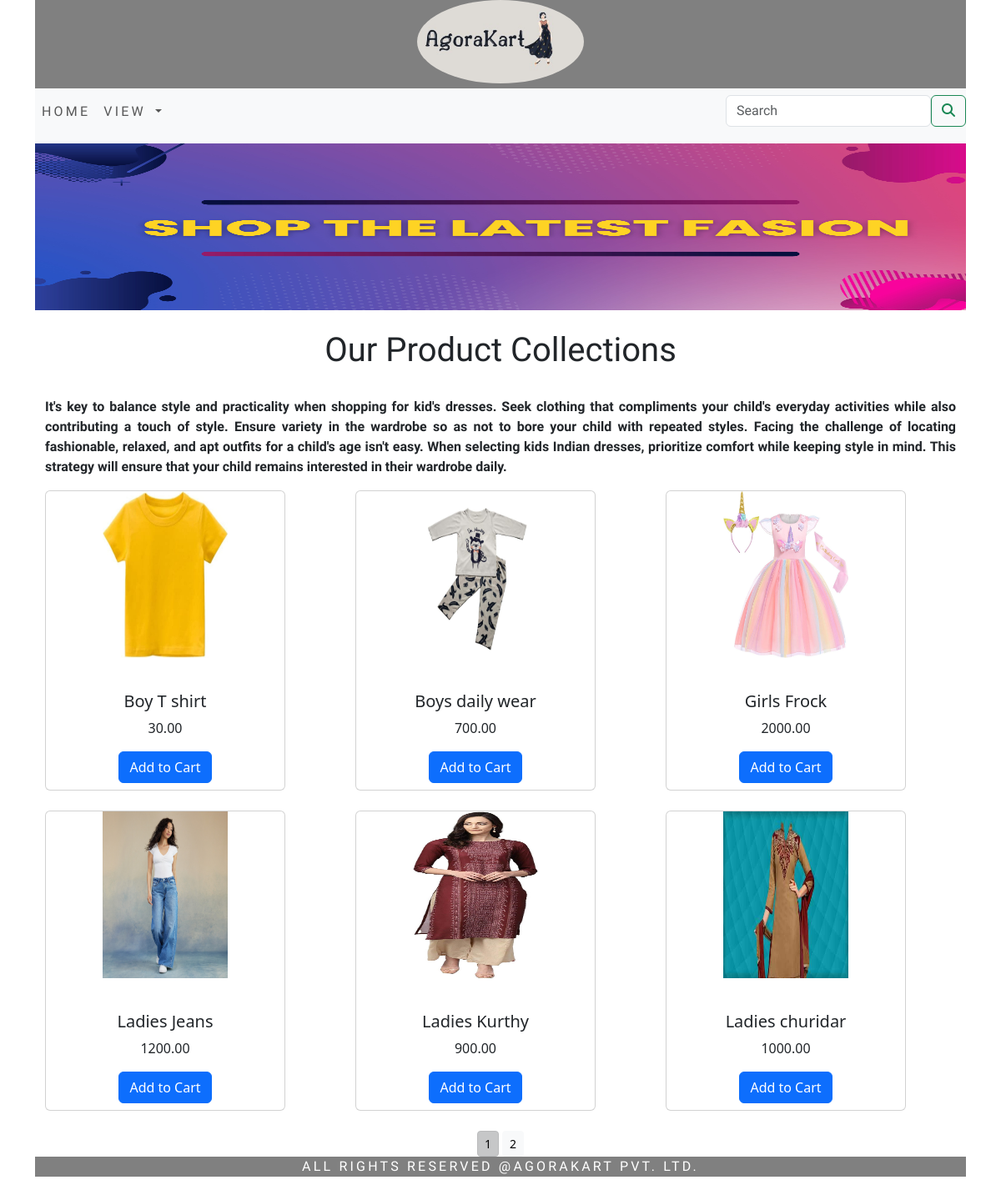
The app's page /agorakart/ with its own data.
### agorakartapp/models.py (models this page shows, shortened)
class Product(models.Model):
    name=models.CharField(max_length=250,unique=True)
    slug=models.SlugField(unique=True)
    description=models.TextField(blank=True)
    image=models.ImageField(upload_to='product',blank=True)
    price=models.DecimalField(max_digits=10,decimal_places=2)
    stock=models.IntegerField()
    available=models.BooleanField(default=True)
    category=models.ForeignKey(Category,on_delete=models.CASCADE)
    created=models.DateTimeField(auto_now_add=True)
    modified=models.DateTimeField(auto_now=True)
    class Meta:
        ordering=('name',)
        verbose_name='product'
        verbose_name_plural='products'
    def get_url(self):
        return reverse('agorakartapp:productDetail', args=[self.category.slug,self.slug])

### agorakartapp/views.py (the view)
# urls.py: path('',views.allProdCat,name='allProdCat'),
def allProdCat(request,c_slug=None):
    c_page=None
    products_list=None
    if c_slug!=None:
        c_page=get_object_or_404(Category,slug=c_slug)
        products_list=Product.objects.all().filter(category=c_page,available=True)
    else:
        products_list=Product.objects.all().filter(available=True)
    paginator=Paginator(products_list,6)
    try:
        page=int(request.GET.get('page','1'))
    except:
        page=1
    try:
        products=paginator.page(page)
    except (EmptyPage,InvalidPage):
        products=paginator.page(paginator.num_pages)
    return render (request, 'category.html', {'category':c_page,'products':products})

### agorakartapp/context_processors.py (called while the page is built)
def menu_links(request):
    links=Category.objects.all()
    return dict(links=links)

### agorakartapp/models.py (called while the page is built)
    def get_url(self):
        return reverse('agorakartapp:all_product_by_category',args=[self.slug])

### cart/context_processors.py (called while the page is built)
def counter(request):
    item_count=0
    if 'admin' in request.path:
        return {}
    else:
        try:
            cart=Cart.objects.filter(cart_id=_cart_id(request))
            cart_items=CartItem.objects.all().filter(cart=cart[:1])
            for cart_item in cart_items:
                item_count += cart_item.quantity
        except Cart.DoesNotExist:
            item_count=0
    print(item_count)
    return dict(item_count=item_count)

### cart/views.py (called while the page is built)
def _cart_id(request):
    cart=request.session.session_key
    if not cart:
        cart=request.session.create()
    return cart

### templates/category.html (shortened to what this page needs)
{% extends 'base.html' %}
{%load static%}
{%block content%}
{%if category%}
<div>
  <img src="{{category.image.url}}" width="100%" height="300px" alt="{{category.name}}">
</div>
<br>
<div>
  <h1 class="prod text-center">{{category.name}}</h1><br>
  <p class="prod ">{{category.description}}</p>
</div>
{%else%}
<div>
  <img src="{% static 'img/banner.jpg'%}"style="width: 100%; height: 200px" alt="Our Products">
</div>
<br>
<div class="container">
  <div class="cl-prod">
    <h1 class="text-center">Our Product Collections</h1>
    <br>
    <p >It's key to balance style and practicality when shopping for kid's dresses. Seek clothing that compliments your child's everyday activities while also contributing a touch of style. Ensure variety in the wardrobe so as not to bore your child with repeated styles. Facing the challenge of locating fashionable, relaxed, and apt outfits for a child's age isn't easy. When selecting kids Indian dresses, prioritize comfort while keeping style in mind. This strategy will ensure that your child remains interested in their wardrobe daily.</p>
  </div>
  </div>
{%endif%}
<div class="container-fluid">
  <div class="row">
    {% for product in products.object_list %}
      <div class="col-md-4 mb-4">
        <div class="card text-center" style="width: 18rem; height:360px">
          <a href="{{product.get_url}}">
            <img src="{{product.image.url}}" width="150px" height="200px" alt="{{product.name}}">
          </a><br>
          <div class="card-body">
            <h5 class="card-title">{{product.name}}</h5>
            <p class="card-text">{{product.price}}</p>
            <a href="{% url 'cart:add_cart' product.id %}" class="btn btn-primary">Add to Cart</a>
          </div>
        </div>
      </div>
    {% endfor %}
    <div class="mx-auto">
      {% if products.paginator.num_pages > 1 %}
      <div class="text-center">
        {% for pg in products.paginator.page_range %}
          <a href="?page={{ pg }}" class="btn btn-light btn-sm {% if products.number == pg %}active{% endif %}">{{ pg }}</a>
        {% endfor %}
      </div>
      {% endif %}
    </div>
  </div>
</div>
{%endblock%}

### static/css/custom.css (style rules this page uses)
.cl-prod { font-family: 'Gowun Batang', serif; font-weight: bold; text-align: justify }

### records on screen
Product: image (picture), name "Boy T shirt", price "30.00"
Product: image (picture), name "Boys daily wear", price "700.00"
Product: image (picture), name "Girls Frock", price "2000.00"
Product: image (picture), name "Ladies Jeans", price "1200.00"
Product: image (picture), name "Ladies Kurthy", price "900.00"
Product: image (picture), name "Ladies churidar", price "1000.00"

### other values on screen
{{ pg }} "1" "2"
